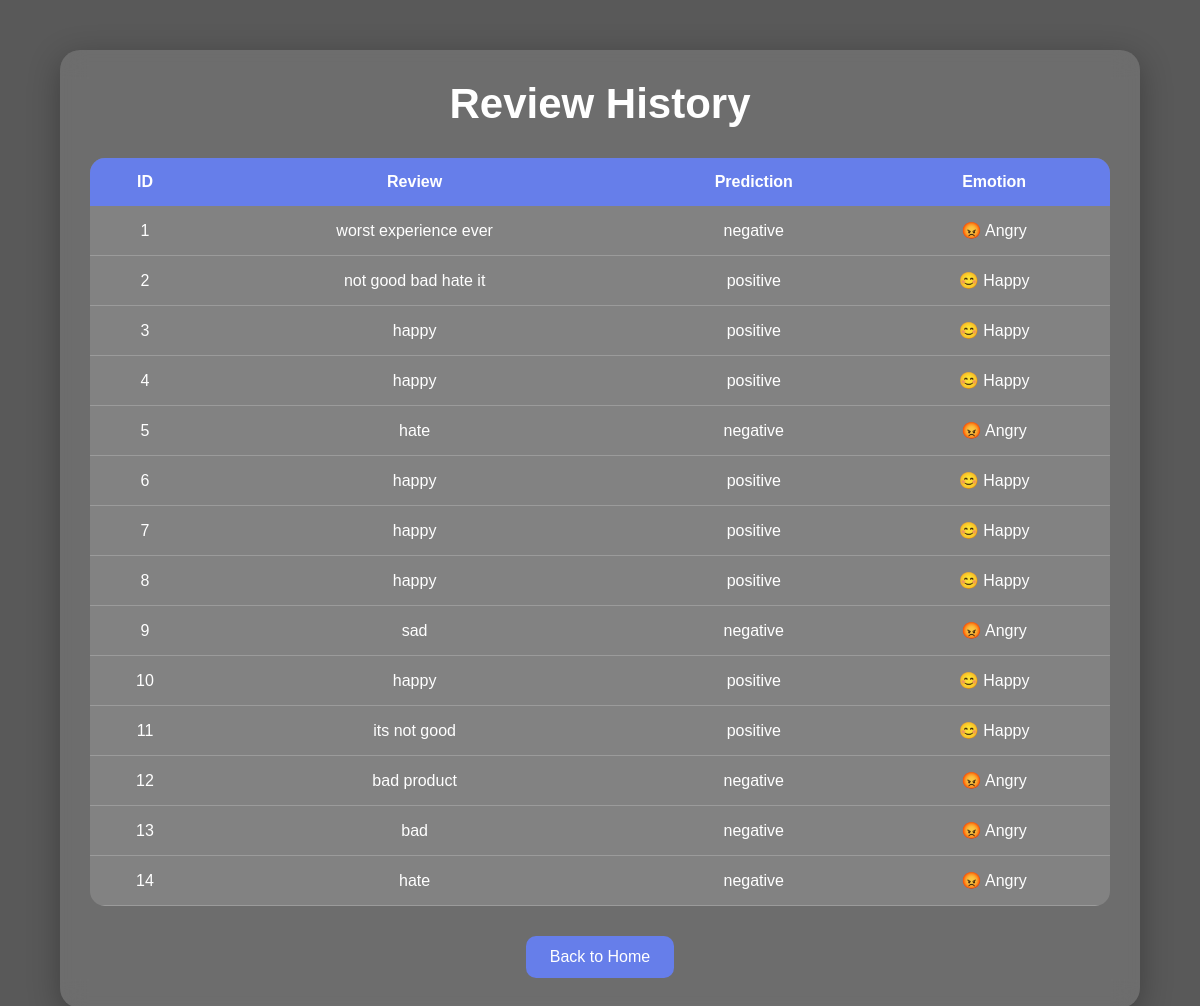
Before: /history (signed in) with the older database file.
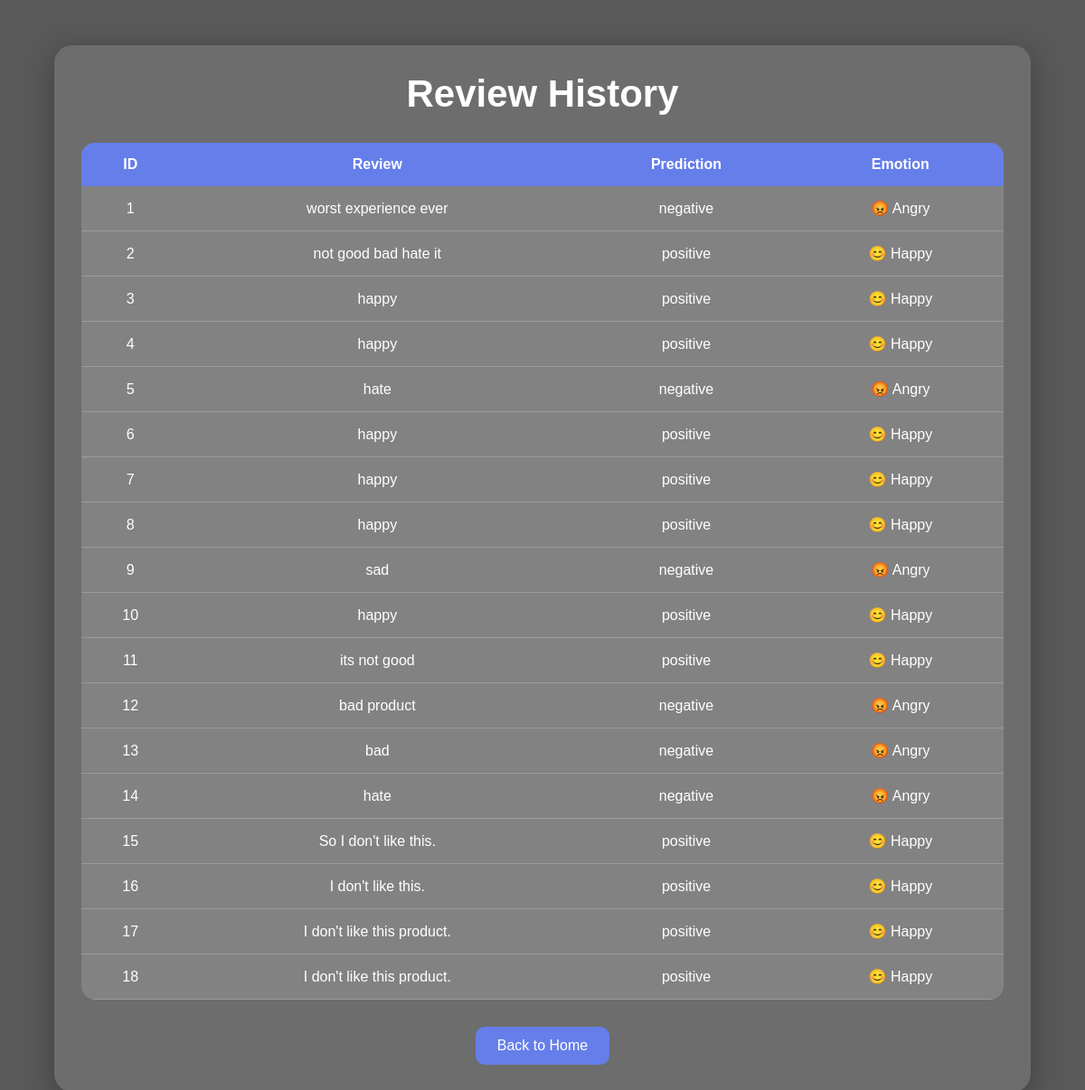
After: the same page with the newer database file.
### tables this page shows
CREATE TABLE history (

    id INTEGER PRIMARY KEY AUTOINCREMENT,

    review TEXT,

    prediction TEXT,

    emotion TEXT

);

### app.py (the view)
@app.route("/history")
def history():
    if "user" not in session:
        return redirect("/")
    conn = sqlite3.connect("history.db")
    cursor = conn.cursor()
    cursor.execute("SELECT * FROM history")
    data = cursor.fetchall()
    conn.close()
    return render_template(
        "history.html",
        history=data
    )

### templates/history.html (shortened to what this page needs)
<!DOCTYPE html>
<html>
<head>
</head>
<body>
    <div class="container">
        <h1>Review History</h1>
        <table>
            <tr>
                <th>ID</th>
                <th>Review</th>
                <th>Prediction</th>
                <th>Emotion</th>
            </tr>
            {% for item in history %}
            <tr>
                <td>{{ item[0] }}</td>
                <td>{{ item[1] }}</td>
                <td>{{ item[2] }}</td>
                <td>{{ item[3] }}</td>
            </tr>
            {% endfor %}
        </table>
        <a href="/home">
            <button>
                Back to Home
            </button>
        </a>
    </div>
</body>
</html>

### templates/history.html (style rules this page uses)
* { margin: 0; padding: 0; box-sizing: border-box; }
body { font-family: Arial, sans-serif; background: linear-gradient( rgba(0,0,0,0.65), rgba(0,0,0,0.65) ), url('https://images.unsplash.com/photo-1516321318423-f06f85e504b3?q=80&w=1974&auto=format&fit=crop'); background-size: cover; background-position: center; background-attachment: fixed; color: white; text-align: center; min-height: 100vh; padding-top: 50px; padding-bottom: 50px; }
.container { width: 90%; margin: auto; background: rgba(255,255,255,0.12); backdrop-filter: blur(12px); padding: 30px; border-radius: 20px; box-shadow: 0 8px 32px rgba(0,0,0,0.3); }
h1 { margin-bottom: 30px; font-size: 42px; }
table { width: 100%; border-collapse: collapse; margin-top: 20px; background: rgba(255,255,255,0.15); color: white; border-radius: 15px; overflow: hidden; }
th { background: #667eea; color: white; padding: 15px; }
td { padding: 15px; border-bottom: 1px solid rgba(255,255,255,0.2); }
button { background: #667eea; color: white; border: none; padding: 12px 24px; border-radius: 10px; cursor: pointer; font-size: 16px; margin-top: 30px; transition: 0.3s; }

Changed rows visible on the page:
added history: id "15", review "So I don't like this.", prediction "positive", emotion "😊 Happy"
added history: id "16", review "I don't like this.", prediction "positive", emotion "😊 Happy"
added history: id "17", review "I don't like this product.", prediction "positive", emotion "😊 Happy"
added history: id "18", review "I don't like this product.", prediction "positive", emotion "😊 Happy"
